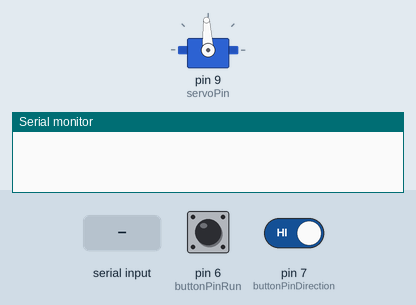
The sketch below on a simulated Arduino Uno, built with avr-gcc and run on an emulated ATmega328P. Shown: servo, the last lines printed to the serial monitor. Inputs (shaded band) come from the test bench; at power-on: pin 6 (buttonPinRun) HIGH, pin 7 (buttonPinDirection) HIGH.

Above: at 1.2 s.
1.3 s: pin 6 (buttonPinRun) pulled LOW for 3.2 s
6.0 s: "Z" received over Serial
At 6.43 s:
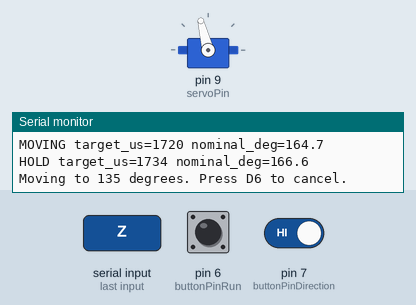
9.0 s: pin 6 (buttonPinRun) driven LOW and pin 7 (buttonPinDirection) driven LOW
At 10.68 s:
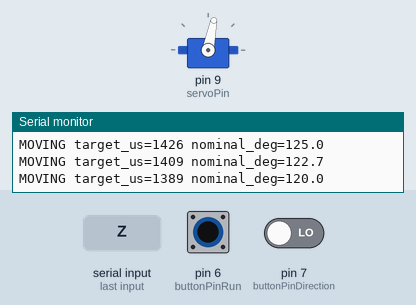
12.0 s: pin 6 (buttonPinRun) driven HIGH
13.5 s: pin 6 (buttonPinRun) driven LOW
At 15.23 s:
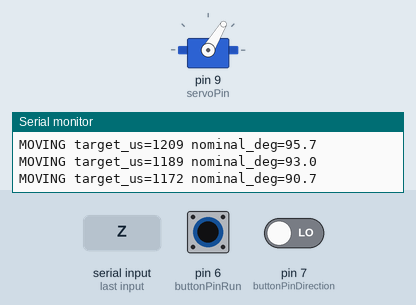
Timing chart, 0 to 22.8 s (numbered marks = the images above; inputs shaded):
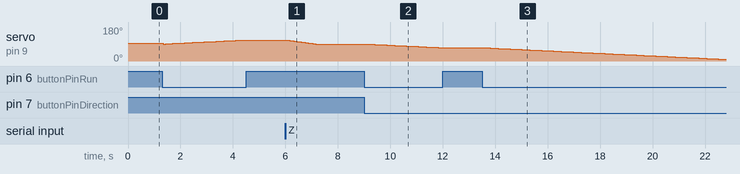

The sketch:

150kg-servo.ino
```cpp
#include <Servo.h>

Servo myServo;
const int servoPin = 9;
const int buttonPinRun = 6;
const int buttonPinDirection = 7;
const int minPulseUs = 500;
const int maxPulseUs = 2500;
const int centerPulseUs = 1500;
const int stepPulseUs = 4;
const unsigned long buttonPulsePeriodUs = 13500;
const unsigned long updateIntervalMs = 20;
const unsigned long buttonUpdateIntervalMs = 20;
const unsigned long debounceMs = 30;
const unsigned long startupSettleMs = 1000;
const unsigned long positionLogIntervalMs = 250;

int currentPulse = centerPulseUs;
int lastRunState = HIGH;
int movementDirection = 1;
bool armed = false;
bool moving = false;
bool centering = false;
unsigned long startupMs = 0;
unsigned long runChangedMs = 0;
unsigned long lastUpdateMs = 0;
unsigned long lastPositionLogMs = 0;
unsigned long buttonPulseRemainderUs = 0;

void logPosition(const char* event) {
  Serial.print(event);
  Serial.print(F(" target_us="));
  Serial.print(currentPulse);
  Serial.print(F(" nominal_deg="));
  Serial.println((currentPulse - minPulseUs) * 270.0 / (maxPulseUs - minPulseUs), 1);
  lastPositionLogMs = millis();
}

void rotateServo(int direction, unsigned long elapsedMs) {
  buttonPulseRemainderUs += elapsedMs * 1000UL;
  const int pulseIncrement = min(buttonPulseRemainderUs / buttonPulsePeriodUs,
                                 static_cast<unsigned long>(maxPulseUs - minPulseUs));
  buttonPulseRemainderUs %= buttonPulsePeriodUs;
  currentPulse = constrain(currentPulse + direction * pulseIncrement,
                           minPulseUs, maxPulseUs);
  myServo.writeMicroseconds(currentPulse);
}

void setup() {
  Serial.begin(115200);
  pinMode(buttonPinRun, INPUT_PULLUP);
  pinMode(buttonPinDirection, INPUT_PULLUP);
  myServo.writeMicroseconds(currentPulse);
  myServo.attach(servoPin, minPulseUs, maxPulseUs);
  lastRunState = digitalRead(buttonPinRun);
  startupMs = millis();
  runChangedMs = startupMs;
}

void loop() {
  const unsigned long now = millis();
  const int runState = digitalRead(buttonPinRun);
  if (runState != lastRunState) {
    lastRunState = runState;
    runChangedMs = now;
  }

  if (Serial.available() > 0) {
    const char command = Serial.read();
    if (command == 'Z' || command == 'z') {
      if (armed && runState == HIGH) {
        centering = true;
        moving = false;
        lastUpdateMs = now;
        Serial.println(F("Moving to 135 degrees. Press D6 to cancel."));
      } else {
        Serial.println(F("Release D6 and wait for startup before sending Z/z."));
      }
    }
  }

  if (centering) {
    if (runState == LOW) {
      centering = false;
      Serial.println(F("Centering cancelled."));
    } else {
      if (now - lastUpdateMs >= updateIntervalMs) {
        lastUpdateMs = now;
        currentPulse += constrain(centerPulseUs - currentPulse, -stepPulseUs, stepPulseUs);
        myServo.writeMicroseconds(currentPulse);
        if (currentPulse == centerPulseUs) {
          centering = false;
          Serial.println(F("Target reached: 135 degrees (1500 us)."));
        }
      }
      return;
    }
  }

  if (runState == HIGH) {
    if (moving) {
      logPosition("HOLD");
    }
    moving = false;
    lastUpdateMs = now;
    if (now - startupMs >= startupSettleMs && now - runChangedMs >= debounceMs) {
      armed = true;
    }
    return;
  }

  if (!armed || now - runChangedMs < debounceMs) {
    return;
  }

  if (!moving) {
    movementDirection = digitalRead(buttonPinDirection) == HIGH ? 1 : -1;
    moving = true;
    lastUpdateMs = now;
    buttonPulseRemainderUs = 0;
    logPosition(movementDirection > 0 ? "FORWARD" : "REVERSE");
  }

  if (now - lastUpdateMs >= buttonUpdateIntervalMs) {
    const unsigned long elapsedMs = now - lastUpdateMs;
    lastUpdateMs = now;
    rotateServo(movementDirection, elapsedMs);
  }

  if (millis() - lastPositionLogMs >= positionLogIntervalMs) {
    logPosition("MOVING");
  }
}
```

Measured:
- after the input at 6.0 s, servo on pin 9 (servoPin): moves from 111° to 90° over 1.1 s, starting at once
- after the input at 9.0 s, servo on pin 9 (servoPin): moves from 90° to 70° over 2.8 s, starting after 0.13 s
- after the input at 12.0 s, servo on pin 9 (servoPin): stays 70° (without the input it goes to 69° after 0.11 s)
- after the input at 13.5 s, servo on pin 9 (servoPin): moves from 70° to 9° over 9.0 s, starting after 0.17 s
